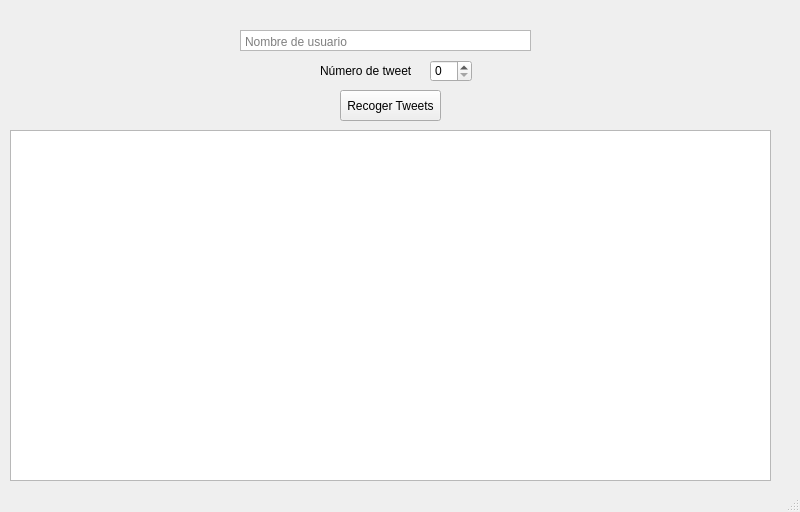
<?xml version="1.0" encoding="UTF-8"?>
<ui version="4.0">
 <class>MainWindow</class>
 <widget class="QMainWindow" name="MainWindow">
  <property name="geometry">
   <rect>
    <x>0</x>
    <y>0</y>
    <width>800</width>
    <height>512</height>
   </rect>
  </property>
  <property name="minimumSize">
   <size>
    <width>800</width>
    <height>512</height>
   </size>
  </property>
  <property name="maximumSize">
   <size>
    <width>800</width>
    <height>512</height>
   </size>
  </property>
  <property name="windowTitle">
   <string>Analisis de sentimiento Twitter</string>
  </property>
  <widget class="QWidget" name="centralwidget">
   <widget class="QTableView" name="tv">
    <property name="geometry">
     <rect>
      <x>10</x>
      <y>130</y>
      <width>761</width>
      <height>351</height>
     </rect>
    </property>
    <property name="alternatingRowColors">
     <bool>true</bool>
    </property>
    <property name="sortingEnabled">
     <bool>true</bool>
    </property>
    <property name="wordWrap">
     <bool>false</bool>
    </property>
    <attribute name="horizontalHeaderDefaultSectionSize">
     <number>60</number>
    </attribute>
   </widget>
   <widget class="QTextEdit" name="txtUser">
    <property name="geometry">
     <rect>
      <x>240</x>
      <y>30</y>
      <width>291</width>
      <height>21</height>
     </rect>
    </property>
    <property name="verticalScrollBarPolicy">
     <enum>Qt::ScrollBarAlwaysOff</enum>
    </property>
    <property name="placeholderText">
     <string>Nombre de usuario</string>
    </property>
   </widget>
   <widget class="QPushButton" name="btnGetTweets">
    <property name="geometry">
     <rect>
      <x>340</x>
      <y>90</y>
      <width>101</width>
      <height>31</height>
     </rect>
    </property>
    <property name="text">
     <string>Recoger Tweets</string>
    </property>
   </widget>
   <widget class="QSpinBox" name="spinTweets">
    <property name="geometry">
     <rect>
      <x>430</x>
      <y>60</y>
      <width>42</width>
      <height>22</height>
     </rect>
    </property>
    <property name="suffix">
     <string/>
    </property>
   </widget>
   <widget class="QLabel" name="label">
    <property name="geometry">
     <rect>
      <x>320</x>
      <y>60</y>
      <width>91</width>
      <height>21</height>
     </rect>
    </property>
    <property name="text">
     <string>Número de tweets</string>
    </property>
   </widget>
  </widget>
  <widget class="QStatusBar" name="statusbar"/>
 </widget>
 <resources/>
 <connections/>
</ui>
